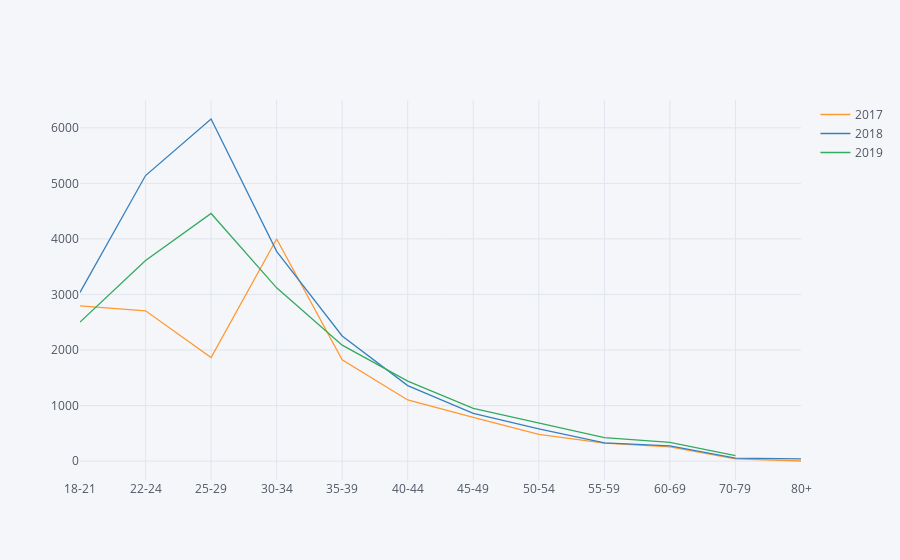

Notebook source saved alongside this figure:
### Markdown cell above
### Compared to 2019 more younger people are interested in Data Science in 2018
### Age 40 and above people are gradually increasing by the year

### Code cell
Age.T.iplot(kind='line')

### Figure 1 — Plotly figure (JSON) as saved in the notebook; plotly's stock layout.template omitted (floating-point values rounded to 4 significant figures)
{"data": [{"line": {"color": "rgba(255, 153, 51, 1.0)", "dash": "solid", "shape": "linear", "width": 1.3}, "mode": "lines", "name": "2017", "text": "", "type": "scatter", "uid": "12a9ee01-d163-4236-b15b-97d1b17ad9d9", "x": ["18-21", "22-24", "25-29", "30-34", "35-39", "40-44", "45-49", "50-54", "55-59", "60-69", "70-79", "80+"], "y": [2795, 2706, 1866, 3998, 1822, 1101, 789, 480, 324, 255, 40, 2]}, {"line": {"color": "rgba(55, 128, 191, 1.0)", "dash": "solid", "shape": "linear", "width": 1.3}, "mode": "lines", "name": "2018", "text": "", "type": "scatter", "uid": "48575289-f1a4-4ed9-8e0e-3805e38ed225", "x": ["18-21", "22-24", "25-29", "30-34", "35-39", "40-44", "45-49", "50-54", "55-59", "60-69", "70-79", "80+"], "y": [3037, 5141, 6159, 3776, 2253, 1360, 858, 582, 328, 273, 53, 39]}, {"line": {"color": "rgba(50, 171, 96, 1.0)", "dash": "solid", "shape": "linear", "width": 1.3}, "mode": "lines", "name": "2019", "text": "", "type": "scatter", "uid": "5f092123-08dd-4dc2-9095-b1c3c4cc810c", "x": ["18-21", "22-24", "25-29", "30-34", "35-39", "40-44", "45-49", "50-54", "55-59", "60-69", "70-79", "80+"], "y": [2502, 3610, 4458, 3120, 2087, 1439, 949, 692, 422, 338, 100, ""]}], "layout": {"legend": {"bgcolor": "#F5F6F9", "font": {"color": "#4D5663"}}, "paper_bgcolor": "#F5F6F9", "plot_bgcolor": "#F5F6F9", "title": {"font": {"color": "#4D5663"}}, "xaxis": {"gridcolor": "#E1E5ED", "showgrid": true, "tickfont": {"color": "#4D5663"}, "title": {"font": {"color": "#4D5663"}, "text": ""}, "zerolinecolor": "#E1E5ED"}, "yaxis": {"gridcolor": "#E1E5ED", "showgrid": true, "tickfont": {"color": "#4D5663"}, "title": {"font": {"color": "#4D5663"}, "text": ""}, "zerolinecolor": "#E1E5ED"}}}
